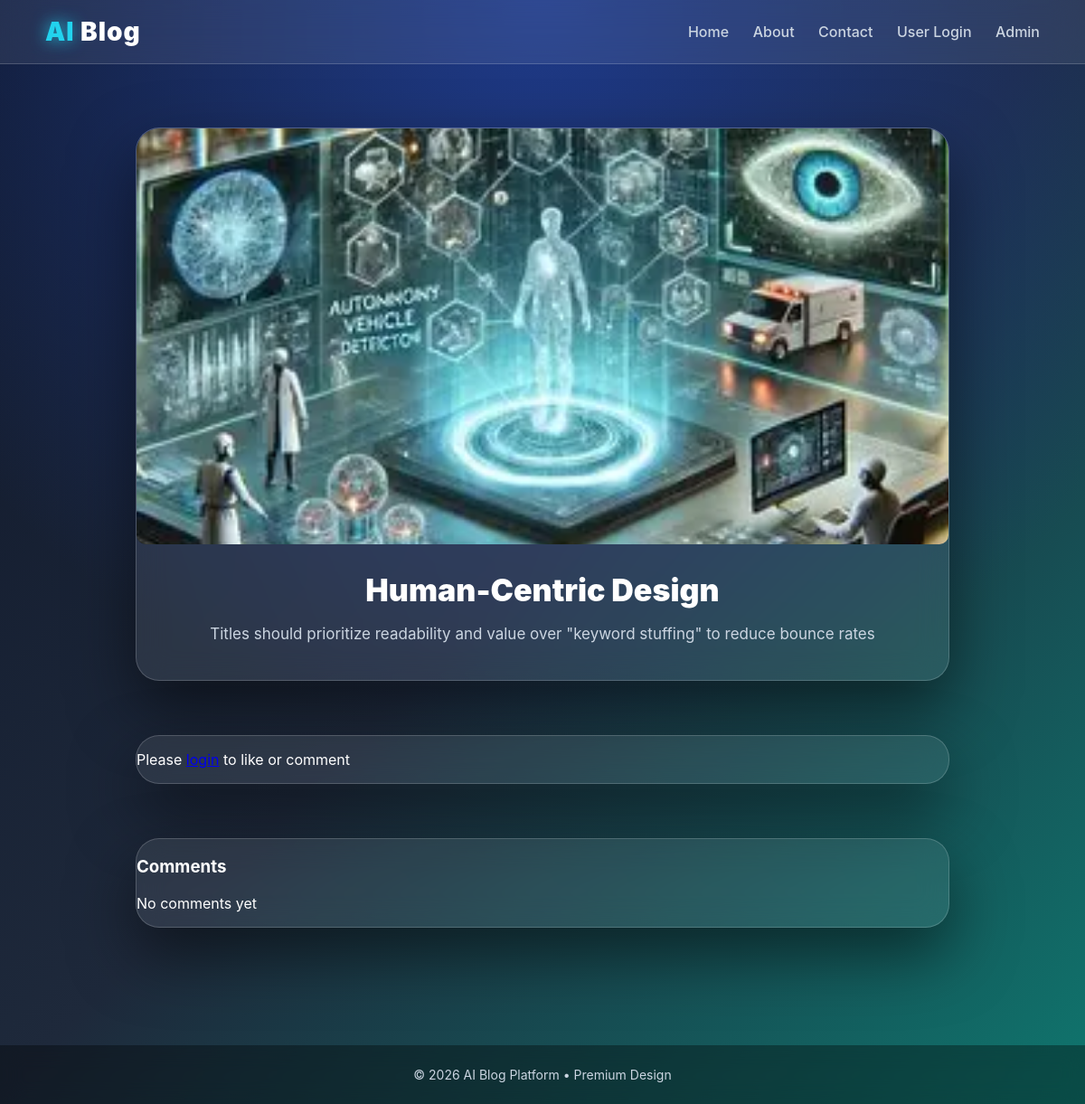
Screenshot of /aimodel1/ with the database file from the repository.
### ai_model/models.py (models this page shows, shortened)
class Post(models.Model):
    author = models.ForeignKey(User, on_delete=models.CASCADE)
    category = models.ForeignKey(Category, on_delete=models.CASCADE)
    title = models.CharField(max_length=200)
    slug = models.SlugField(unique=True, blank=True)
    content = models.TextField()
    image = models.ImageField(upload_to='posts/', blank=True)
    ai_summary = models.TextField(blank=True)
    views = models.IntegerField(default=0)
    likes = models.ManyToManyField(User, blank=True, related_name='liked_posts')
    is_published = models.BooleanField(default=True)
    created_at = models.DateTimeField(auto_now_add=True)
    def save(self, *args, **kwargs):
        if not self.slug:
            self.slug = slugify(self.title)
        if not self.ai_summary:
            self.ai_summary = self.content[:150] + "..."
        super().save(*args, **kwargs)

### ai_model/views.py (the view)
# urls.py: path('<slug:slug>/', views.detail, name='detail'),
def detail(request, slug):
    post = get_object_or_404(Post, slug=slug)
    post.views += 1
    post.save()
    if request.method == "POST" and request.user.is_authenticated:
        Comment.objects.create(
            post=post,
            user=request.user,
            text=request.POST.get('comment')
        )
    comments = Comment.objects.filter(post=post)
    return render(request, 'ai_model/detail.html', {
        'post': post,
        'comments': comments
    })

### ai_model/templates/ai_model/detail.html
{% extends 'ai_model/base.html' %}
{% block content %}
<div class="blog-card">
    {% if post.image %}
        <img src="{{ post.image.url }}" class="blog-image">
    {% endif %}
    <h1 class="blog-title">{{ post.title }}</h1>
    <div class="blog-content">
        {{ post.content }}
    </div>
</div>
<div class="blog-card">
    {% if user.is_authenticated %}
        <a class="btn" href="{% url 'ai_model:like' post.slug %}">
            ❤️ Like ({{ post.likes.count }})
        </a>
        <form method="post" style="margin-top:20px;">
            {% csrf_token %}
            <textarea name="comment" rows="3" style="width:100%;border-radius:12px;padding:12px;"></textarea>
            <br><br>
            <button class="btn">Add Comment</button>
        </form>
    {% else %}
        <p>Please <a href="{% url 'ai_model:login' %}">login</a> to like or comment</p>
    {% endif %}
</div>
<div class="blog-card">
    <h3>Comments</h3>
    {% for c in comments %}
        <p>💬 {{ c.text }}</p>
    {% empty %}
        <p>No comments yet</p>
    {% endfor %}
</div>
{% endblock %}

### ai_model/templates/ai_model/static/ai_model/style.css (style rules this page uses)
body { font-family: Arial; background: #f4f6f9; }
img { border-radius: 10px; }

### ai_model/templates/ai_model/base.html (style rules this page uses)
:root { --bg-main:#0f172a; --bg-grad-1:#1e293b; --bg-grad-2:#0f766e; --glass-bg:rgba(255,255,255,0.08); --glass-border:rgba(255,255,255,0.18); --text-main:#ffffff; --text-soft:#cbd5e1; --accent:#22d3ee; }
* { box-sizing:border-box; }
body { margin:0; font-family:'Inter',system-ui,sans-serif; color:var(--text-main); min-height:100vh; background: radial-gradient(circle at top,#1e3a8a,transparent 60%), linear-gradient(135deg,var(--bg-main),var(--bg-grad-1),var(--bg-grad-2)); background-attachment:fixed; }
.blog-card { max-width:900px; margin:0 auto 60px auto; background:var(--glass-bg); border:1px solid var(--glass-border); border-radius:26px; overflow:hidden; backdrop-filter:blur(16px); box-shadow:0 30px 70px rgba(0,0,0,.5); transition:.4s; }
.blog-image { width:100%; height:460px; object-fit:cover; display:block; }
.blog-title { text-align:center; font-size:34px; font-weight:900; margin:30px 20px 12px; }
.blog-content { text-align:center; color:var(--text-soft); font-size:17px; line-height:1.9; padding:0 50px 35px; }

### rows the page displays
Post: image (picture), title "Human-Centric Design", content "Titles should prioritize readability and value over \"keyword stuffing\" to reduce bounce rates"
